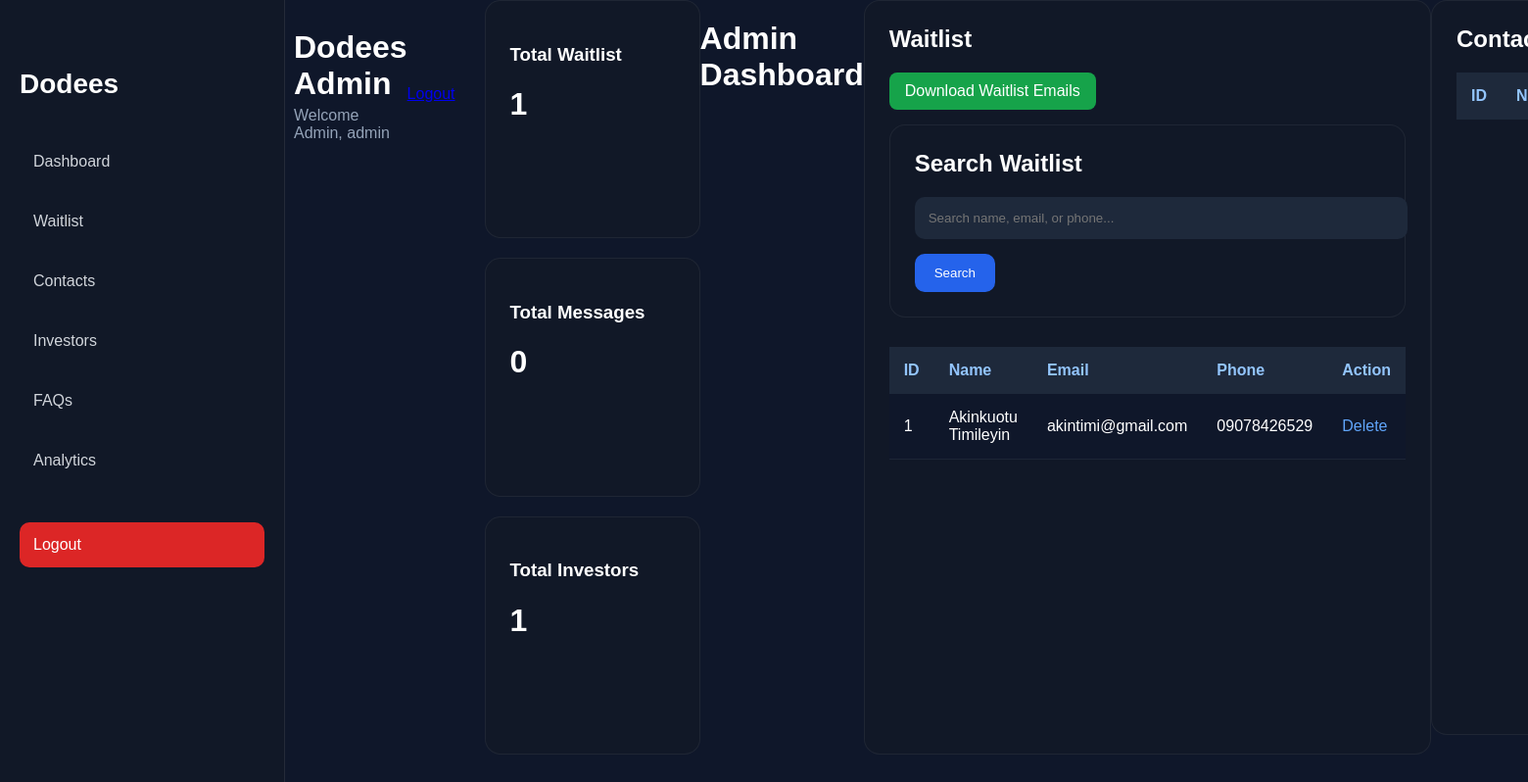
The app's page /admin (signed in), older data.
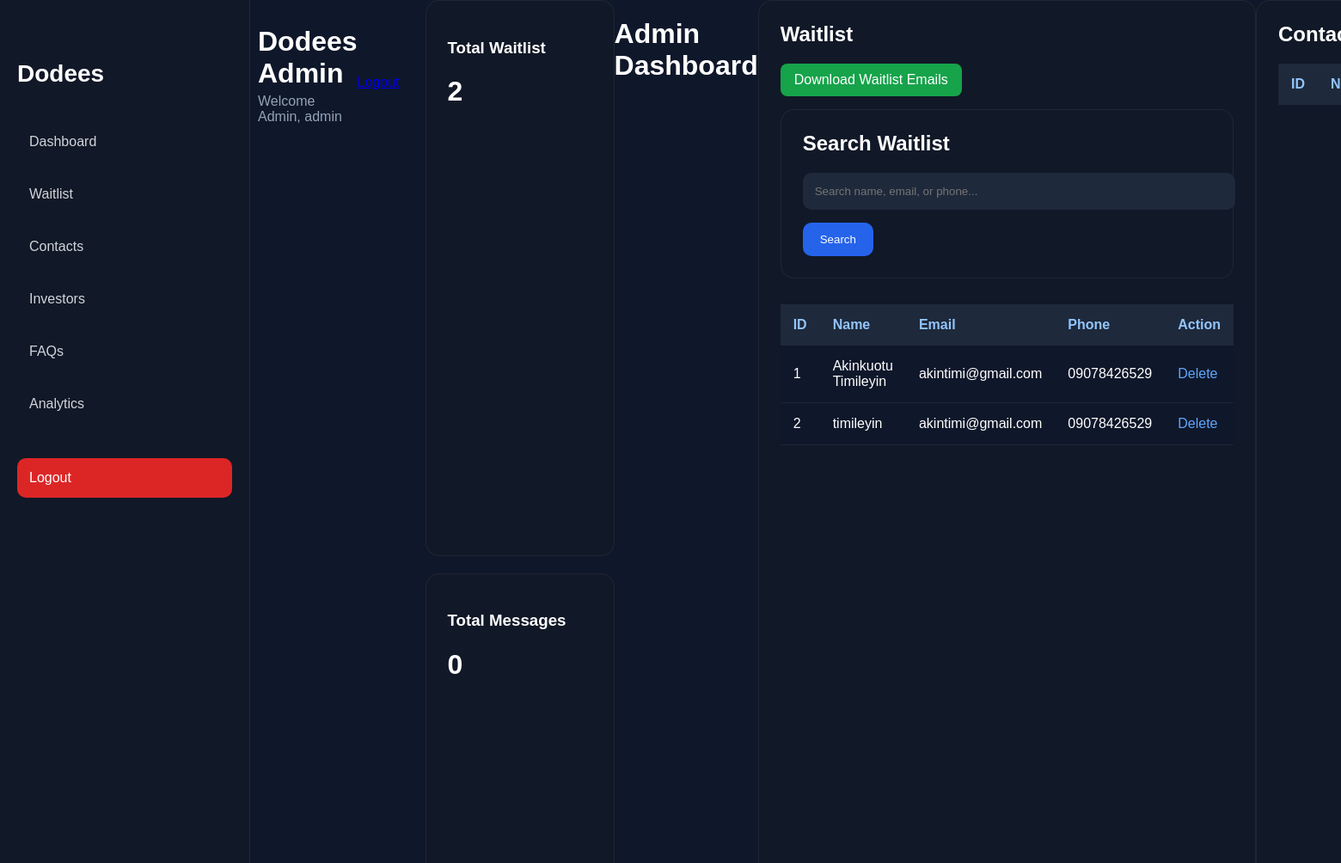
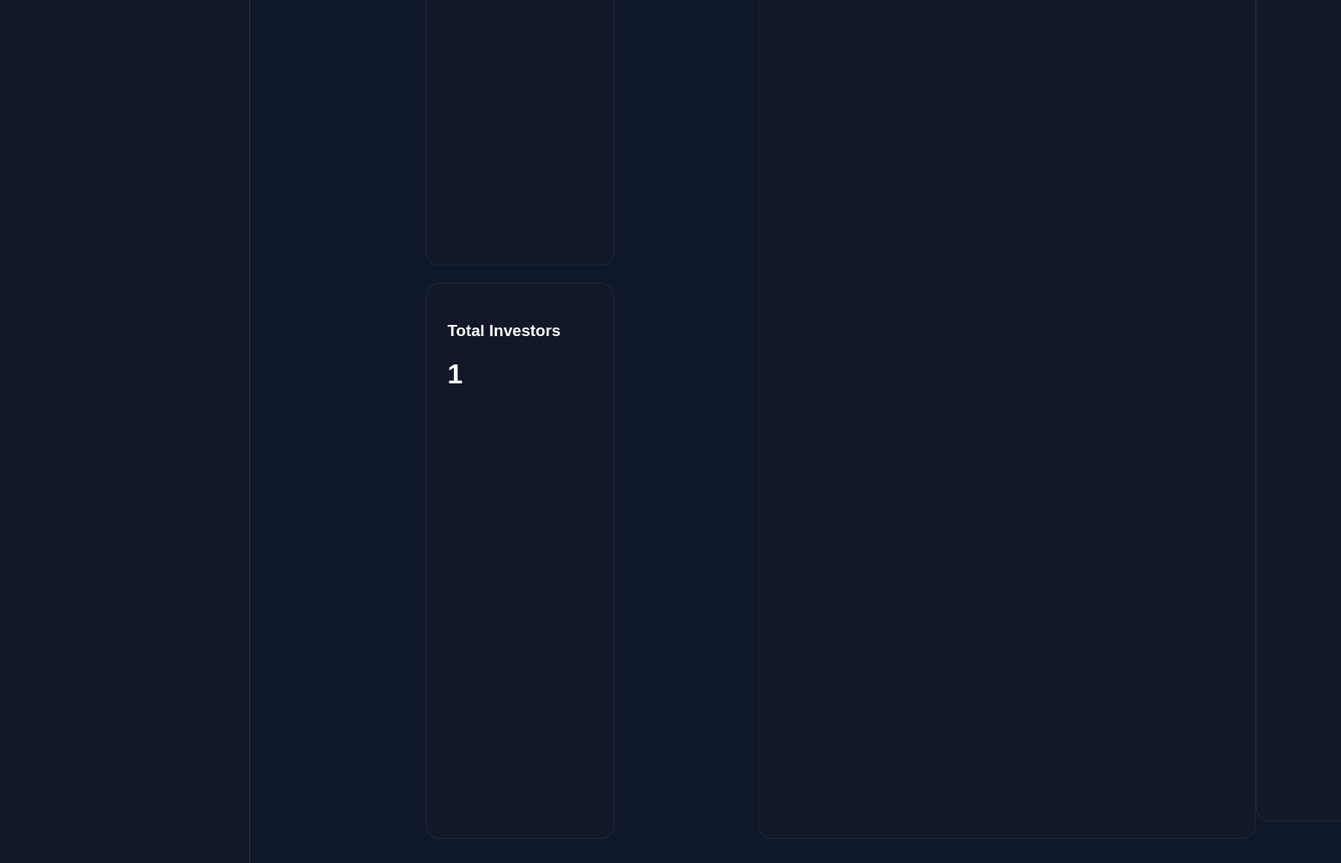
The same page, newer data (2 pictures, top to bottom).
### app.py (models this page shows)
class Waitlist(db.Model):
    id = db.Column(db.Integer, primary_key=True)
    name = db.Column(db.String(100))
    email = db.Column(db.String(120))
    phone = db.Column(db.String(50))

### app.py (the view)
@app.route("/admin")
def admin():
    if not session.get("admin"):
        return redirect("/login")
    waitlist = Waitlist.query.all()
    all_contacts = Contact.query.all()
    all_investors = Investor.query.all()
    faqs = FAQ.query.all()
    top_searches = db.session.query(
        SearchLog.search_text,
        func.count(SearchLog.id)
    ).group_by(
        SearchLog.search_text
    ).order_by(
        func.count(SearchLog.id).desc()
    ).all()
    return render_template(
        "admin.html",
        waitlist=waitlist,
        contacts=all_contacts,
        investors=all_investors,
        faqs=faqs,
        total_waitlist=Waitlist.query.count(),
        total_contact=Contact.query.count(),
        total_investors=Investor.query.count(),
        top_searches=top_searches
    )

### templates/admin.html (shortened to what this page needs)
<!DOCTYPE html>
<html lang="en">
<head>
</head>
<body>
    <div class="admin-layout">
        <div class="sidebar">
            <h2>Dodees</h2>
            <a href="#dashboard">
                Dashboard
            </a>
            <a href="#waitlist">
                Waitlist
            </a>
            <a href="#contacts">
                Contacts
            </a>
            <a href="#investors">
                Investors
            </a>
            <a href="#faqs">
                FAQs
            </a>
            <a href="#analytics">
                Analytics
            </a>
            <a href="/logout" class="sidebar-logout">
                Logout
            </a>
        </div>
        <div class="admin-main">
            <div class="admin-navbar">
                <div>
                    <h1>Dodees Admin</h1>
                    <p>
                        Welcome Admin,
                        {{ session.admin_username }}
                    </p>
                </div>
                <a href="/logout" class="logout-btn">
                </a>
            </div>
        </div>
        <br><br>
        <div class="dashboard-stats" id="dashboard">
            <div class="stat-card">
                <h3>Total Waitlist</h3>
                <h1>{{ total_waitlist }}</h1>
            </div>
            <div class="stat-card">
                <h3>Total Messages</h3>
                <h1>{{ total_contact }}</h1>
            </div>
            <div class="stat-card">
                <h3>Total Investors</h3>
                <h1>{{ total_investors }}</h1>
            </div>
        </div>
        <h1>Admin Dashboard</h1>
        <div class="admin-card" id="waitlist">
            <h2>Waitlist</h2>
            <a href="/export-waitlist" class="download-btn">
                Download Waitlist Emails
            </a>
            <div class="admin-card">
                <h2>Search Waitlist</h2>
                <form method="GET" action="/admin">
                    <input type="text" name="search" placeholder="Search name, email, or phone..." value="{{ request.args.get('search', '') }}">
                    <button type="submit">Search</button>
                </form>
            </div>
            <table class="admin-table">
                <tr>
                    <th>ID</th>
                    <th>Name</th>
                    <th>Email</th>
                    <th>Phone</th>
                    <th>Action</th>
                </tr>
                {% for user in waitlist %}
                <tr>
                    <td>{{ user.id }}</td>
                    <td>{{ user.name }}</td>
                    <td>{{ user.email }}</td>
                    <td>{{ user.phone }}</td>
                    <td><a href="/delete/waitlist/{{ user.id }}"
                        onclick="return confirm('Are you sure you want to delete this user?')">Delete</a></td>
                </tr>
                {% endfor %}
            </table>
        </div>
        <div class="admin-card" id="contacts" style="margin-bottom: 50px;">
            <h2>Contact Messages</h2>
            <table class="admin-table">
                <tr>
                    <th>ID</th>
                    <th>Name</th>
                </tr>
            </table>
        </div>
    </div>
</body>
</html>

### templates/admin.html (style rules this page uses)
.admin-body, body { margin: 0; font-family: Arial, sans-serif; padding: 0px; background: #0f172a; color: white; }
.admin-layout { display: flex; min-height: 100vh; }
.sidebar { width: 250px; background: #111827; padding: 30px 20px; position: fixed; height: 100%; overflow-y: auto; border-right: 1px solid rgba(255,255,255,0.08); }
.sidebar h2 { color: white; margin-bottom: 40px; font-size: 28px; }
.sidebar a { display: block; color: #d1d5db; text-decoration: none; margin-bottom: 15px; padding: 14px; border-radius: 10px; transition: 0.3s; font-weight: 500; }
.sidebar-logout { background: #dc2626; color: white !important; margin-top: 40px; }
.admin-main { margin-left: 270px; width: 100%; padding: 30px; }
.admin-navbar { display: flex; justify-content: space-between; align-items: center; margin-bottom: 30px; }
.admin-navbar h1 { margin: 0; font-size: 32px; }
.admin-navbar p { color: #94a3b8; margin-top: 5px; }
.dashboard-stats { display: grid; grid-template-columns: repeat(auto-fit, minmax(220px,1fr)); gap: 20px; margin-bottom: 30px; }
.stat-card { background: #111827; padding: 25px; border-radius: 16px; border: 1px solid rgba(255,255,255,0.06); transition: 0.3s; }
.admin-card { background: #111827; padding: 25px; border-radius: 16px; margin-bottom: 30px; border: 1px solid rgba(255,255,255,0.06); }
.admin-card h2 { margin-top: 0; margin-bottom: 20px; }
.admin-card input, .admin-card textarea { width: 100%; padding: 14px; margin-bottom: 15px; border: none; border-radius: 10px; background: #1e293b; color: white; outline: none; }
.admin-card button { background: #2563eb; color: white; border: none; padding: 12px 20px; border-radius: 10px; cursor: pointer; transition: 0.3s; }
.admin-table { border-collapse: collapse; width: 100%; margin-top: 20px; }
.admin-table th { background: #1e293b; padding: 15px; text-align: left; color: #93c5fd; }
.admin-table td { padding: 15px; border-bottom: 1px solid rgba(255,255,255,0.06); }
.admin-table tr { background: #0f172a; }
.admin-table a { color: #38bdf8; text-decoration: none; }
h2 { margin-top: 40px; }
.download-btn { display: inline-block; background: #16a34a; margin-bottom: 15px; padding: 10px 16px; color: white; text-decoration: none; border-radius: 8px; transition: 0.3s; }
.admin-card table a { color: #60a5fa; text-decoration: none; }
button { background: #38bdf8; border: none; padding: 12px 20px; border-radius: 8px; cursor: pointer; }

Row changes from the older to the newer data that the page shows:
added Waitlist: id "2", name "timileyin", email "akintimi@gmail.com", phone "09078426529"
Text that changed along with them:
{{ total_waitlist }}: "1" → "2"
